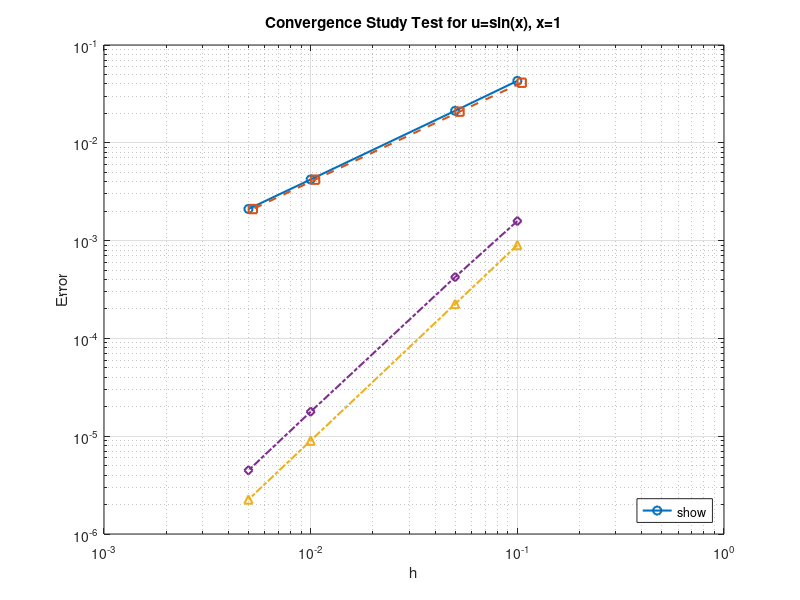

Write the MATLAB code that produced this figure.


u = @(x) sin(x);        
u_x_exact = @(x) cos(x); 

x0 = 1;


h_values = [0.1, 0.05, 0.01, 0.005];


error_forward = zeros(size(h_values));
error_backward = zeros(size(h_values));
error_centered = zeros(size(h_values));
error_one_sided = zeros(size(h_values));

for i = 1:length(h_values)
    h = h_values(i);
    
    u_x_forward = (u(x0 + h) - u(x0)) / h;
    error_forward(i) = abs(u_x_forward - u_x_exact(x0));
    
    
    u_x_backward = (u(x0) - u(x0 - h)) / h;
    error_backward(i) = abs(u_x_backward - u_x_exact(x0));

    u_x_centered = (u(x0 + h) - u(x0 - h)) / (2 * h);
    error_centered(i) = abs(u_x_centered - u_x_exact(x0));

    u_x_one_sided = (-3/2 * u(x0) + 2 * u(x0 + h) - 1/2 * u(x0 + 2*h)) / h;
    error_one_sided(i) = abs(u_x_one_sided - u_x_exact(x0));
end


log_h = log(h_values);
slope_forward = polyfit(log_h, log(error_forward), 1);
slope_backward = polyfit(log_h, log(error_backward), 1);
slope_centered = polyfit(log_h, log(error_centered), 1);
slope_one_sided = polyfit(log_h, log(error_one_sided), 1);

figure;
loglog(h_values, error_forward, '-o', 'DisplayName', ['Forward (Slope = ', num2str(slope_forward(1), '%.2f'), ')'], 'LineWidth', 1.5);
hold on;
loglog(h_values * 1.05, error_backward, '--s', 'DisplayName', ['Backward (Slope = ', num2str(slope_backward(1), '%.2f'), ')'], 'LineWidth', 1.5); % slight shift
loglog(h_values, error_centered, '-.^', 'DisplayName', ['Centered (Slope = ', num2str(slope_centered(1), '%.2f'), ')'], 'LineWidth', 1.5);
loglog(h_values, error_one_sided, '-.d', 'DisplayName', ['One-Sided (Slope = ', num2str(slope_one_sided(1), '%.2f'), ')'], 'LineWidth', 1.5);
hold off;

xlabel('h');
ylabel('Error');
title('Convergence Study Test for u=sin(x), x=1');
legend('show', 'Location', 'southeast');
grid on;
exportgraphics(gcf, "1b.png", 'Resolution', 300);